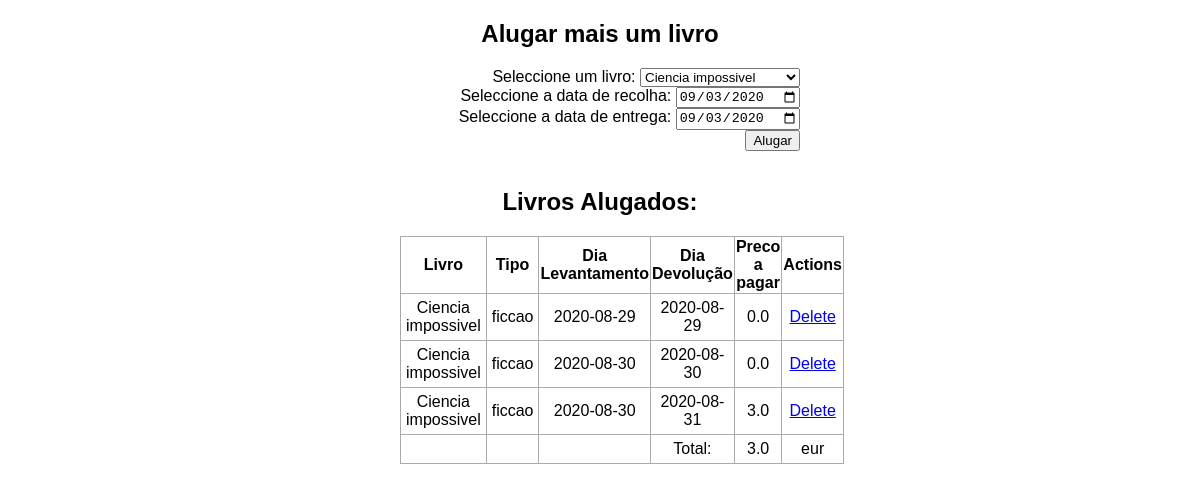
The app's page /, older data.
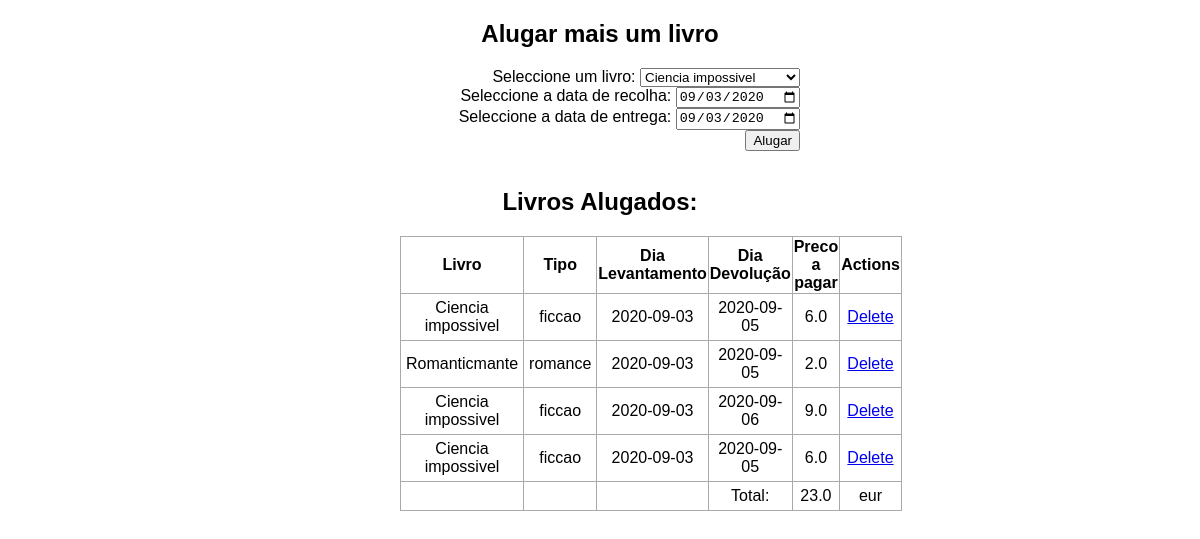
The same page, newer data.
### app.py (models this page shows, shortened)
class Todo(db.Model):
    id = db.Column(db.Integer, primary_key=True)
    content = db.Column(db.String(200), nullable=False)
    book_type = db.Column(db.String(200), nullable=False)
    DateTake = db.Column(db.DateTime, default=datetime.utcnow)
    DateReturn = db.Column(db.DateTime, default=datetime.utcnow)

### app.py (the view)
@app.route('/', methods=['POST', 'GET'])
def index():
    if request.method == 'POST':
        DateTake = datetime.strptime(request.form['DateTake'], '%Y-%m-%d')
        DateReturn =datetime.strptime(request.form['DateReturn'], '%Y-%m-%d')
        book_name= request.form['bookDropdown']
        book_type= books[book_name]["type"]
        new_task = Todo(content=book_name,book_type=book_type, DateTake=DateTake,DateReturn=DateReturn)
        db.session.add(new_task)
        db.session.commit()
        return redirect('/')
    else:
        tasks = Todo.query.order_by(Todo.DateTake).all()
        sum_extracto = sum([compute_price(task.DateTake.date() ,task.DateReturn.date(),task.book_type) for task in tasks])
        return render_template('index.html', tasks=tasks,books=books, today=datetime.today().strftime("%Y-%m-%d"), compute_price=compute_price,sum_extracto=sum_extracto)

### templates/index.html (shortened to what this page needs)
{% extends 'base.html' %}
{% block body %}
<div class="content">
    <h2 style="text-align: center">Alugar mais um livro </h2>
    <div class="form">
        <form action="/" method="POST">
            Seleccione um livro:
            <select class="bookForm" id="bookDropdown" type="text" name="bookDropdown" >
                {% for book in books %}
                <option id={{book}} value="{{book}}">{{book}}</option>
                {% endfor %}
           </select>
            <br>
            Seleccione a data de recolha:
            <input type="date"  name="DateTake" id="DateTake" value ="{{today}}" min="{{today}}">
             <br>
            Seleccione a data de entrega:
            <input type="date" name="DateReturn" id="DateReturn" value ="{{today}}" min="{{today}}">
            <input type="submit" value="Alugar" >
        </form>
    </div>
    <br>
    {% if tasks|length < 1 %}
    <h4 style="text-align: center">Sem livros alugados</h4>
    {% else %}
    <table>
        <h2 style="text-align: center">Livros Alugados:</h2>
        <tr>
            <th>Livro</th>
            <th>Tipo</th>
            <th>Dia Levantamento</th>
            <th>Dia Devolução</th>
            <th>Preco a pagar</th>
            <th>Actions</th>
        </tr>
        {% for task in tasks %}
            <tr>
                <td>{{ task.content }}</td>
                <td>{{ task.book_type }}</td>
                <td>{{ task.DateTake.date() }}</td>
                <td>{{ task.DateReturn.date() }}</td>
                <td>{{ compute_price(task.DateTake.date() ,task.DateReturn.date(),task.book_type)  }}</td>
                <td>
                    <a href="/delete/{{task.id}}">Delete</a>
                </td>
            </tr>
        {% endfor %}
        <tr>
                <td></td>
                <td></td>
                <td></td>
                <td>Total:</td>
                <td>{{sum_extracto}}</td>
                <td>eur</td>
            </tr>
    </table>
    {% endif %}
</div>
{% endblock %}

Row changes from the older to the newer data that the page shows:
removed Todo: content "Ciencia impossivel", book_type "ficcao", DateTake "2020-08-29", DateReturn "2020-08-29", DateTake+DateReturn+book_type "0.0"
removed Todo: content "Ciencia impossivel", book_type "ficcao", DateTake "2020-08-30", DateReturn "2020-08-30", DateTake+DateReturn+book_type "0.0"
removed Todo: content "Ciencia impossivel", book_type "ficcao", DateTake "2020-08-30", DateReturn "2020-08-31", DateTake+DateReturn+book_type "3.0"
added Todo: content "Ciencia impossivel", book_type "ficcao", DateTake "2020-09-03", DateReturn "2020-09-05", DateTake+DateReturn+book_type "6.0"
added Todo: content "Romanticmante", book_type "romance", DateTake "2020-09-03", DateReturn "2020-09-05", DateTake+DateReturn+book_type "2.0"
added Todo: content "Ciencia impossivel", book_type "ficcao", DateTake "2020-09-03", DateReturn "2020-09-06", DateTake+DateReturn+book_type "9.0"
added Todo: content "Ciencia impossivel", book_type "ficcao", DateTake "2020-09-03", DateReturn "2020-09-05", DateTake+DateReturn+book_type "6.0"
Text that changed along with them:
{{ sum_extracto }}: "3.0" → "23.0"
